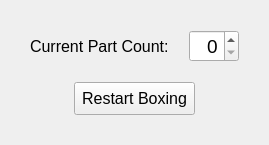
<?xml version="1.0" encoding="UTF-8"?>
<ui version="4.0">
 <class>BoxingDialog</class>
 <widget class="QDialog" name="BoxingDialog">
  <property name="geometry">
   <rect>
    <x>0</x>
    <y>0</y>
    <width>269</width>
    <height>145</height>
   </rect>
  </property>
  <property name="font">
   <font>
    <pointsize>12</pointsize>
   </font>
  </property>
  <property name="windowTitle">
   <string>Boxing Dialog</string>
  </property>
  <layout class="QVBoxLayout" name="verticalLayout">
   <property name="spacing">
    <number>20</number>
   </property>
   <property name="leftMargin">
    <number>30</number>
   </property>
   <property name="topMargin">
    <number>30</number>
   </property>
   <property name="rightMargin">
    <number>30</number>
   </property>
   <property name="bottomMargin">
    <number>30</number>
   </property>
   <item>
    <layout class="QHBoxLayout" name="horizontalLayout">
     <item>
      <spacer name="horizontalSpacer_3">
       <property name="orientation">
        <enum>Qt::Horizontal</enum>
       </property>
       <property name="sizeHint" stdset="0">
        <size>
         <width>40</width>
         <height>20</height>
        </size>
       </property>
      </spacer>
     </item>
     <item>
      <widget class="QLabel" name="label">
       <property name="font">
        <font>
         <pointsize>12</pointsize>
        </font>
       </property>
       <property name="text">
        <string>Current Part Count:</string>
       </property>
      </widget>
     </item>
     <item>
      <widget class="QSpinBox" name="spin_cnt">
       <property name="sizePolicy">
        <sizepolicy hsizetype="Fixed" vsizetype="Fixed">
         <horstretch>0</horstretch>
         <verstretch>0</verstretch>
        </sizepolicy>
       </property>
       <property name="minimumSize">
        <size>
         <width>50</width>
         <height>0</height>
        </size>
       </property>
       <property name="font">
        <font>
         <pointsize>14</pointsize>
        </font>
       </property>
       <property name="alignment">
        <set>Qt::AlignRight|Qt::AlignTrailing|Qt::AlignVCenter</set>
       </property>
       <property name="maximum">
        <number>6</number>
       </property>
      </widget>
     </item>
     <item>
      <spacer name="horizontalSpacer_4">
       <property name="orientation">
        <enum>Qt::Horizontal</enum>
       </property>
       <property name="sizeHint" stdset="0">
        <size>
         <width>40</width>
         <height>20</height>
        </size>
       </property>
      </spacer>
     </item>
    </layout>
   </item>
   <item>
    <layout class="QHBoxLayout" name="horizontalLayout_2">
     <item>
      <spacer name="horizontalSpacer">
       <property name="orientation">
        <enum>Qt::Horizontal</enum>
       </property>
       <property name="sizeHint" stdset="0">
        <size>
         <width>40</width>
         <height>20</height>
        </size>
       </property>
      </spacer>
     </item>
     <item>
      <widget class="QToolButton" name="btn_restart">
       <property name="sizePolicy">
        <sizepolicy hsizetype="Preferred" vsizetype="Preferred">
         <horstretch>0</horstretch>
         <verstretch>0</verstretch>
        </sizepolicy>
       </property>
       <property name="minimumSize">
        <size>
         <width>0</width>
         <height>32</height>
        </size>
       </property>
       <property name="maximumSize">
        <size>
         <width>16777215</width>
         <height>16777215</height>
        </size>
       </property>
       <property name="text">
        <string>Restart Boxing</string>
       </property>
      </widget>
     </item>
     <item>
      <spacer name="horizontalSpacer_2">
       <property name="orientation">
        <enum>Qt::Horizontal</enum>
       </property>
       <property name="sizeHint" stdset="0">
        <size>
         <width>40</width>
         <height>20</height>
        </size>
       </property>
      </spacer>
     </item>
    </layout>
   </item>
  </layout>
 </widget>
 <resources/>
 <connections/>
</ui>
